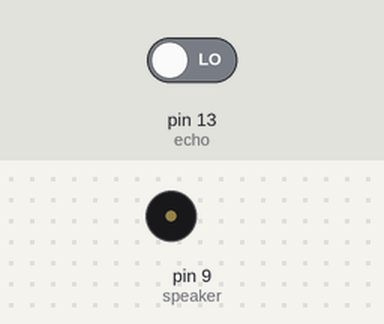
Simulated run of this sketch. Board: Arduino Uno, built with avr-gcc and run on an emulated ATmega328P. Shown: buzzer (waves = sounding). The inputs (shaded band) are chosen by the test bench; at power-on: pin 13 (echo) LOW.

Above: at 0.1 s.
At 1.1 s:
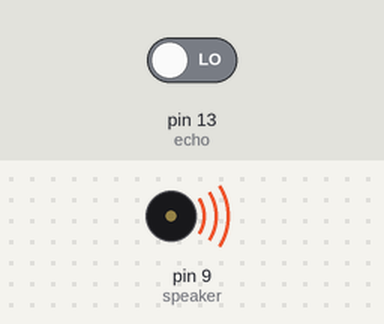
Timing chart, 0 to 2.6 s (numbered marks = the images above):
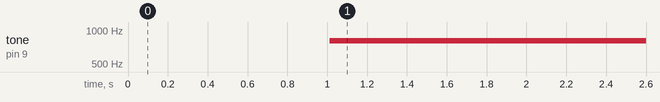

Measured:
- by itself, tone on pin 9 (speaker): silent → 800 Hz at 1.0 s

The sketch:

theremin.ino
```cpp
const int trigger = 12; // Pin, an dem der Trigger-Input des HC-SR04 hängt.
const int echo = 13; // wie oben, nur mit Echo-Output
const int speaker = 9; // Pin, an dem der Lautsprecher hängt.

void setup() {
  pinMode(trigger, OUTPUT); // Definition der Pins als Input/Output.
  pinMode(echo, INPUT);
  pinMode(speaker, OUTPUT);
}

void loop() {
  digitalWrite(trigger, LOW); // Diese Sequenz ist notwendig, um die Messung zu starten.
  delay(2);
  digitalWrite(trigger, HIGH);
  delay(10);
  digitalWrite(trigger, LOW);
  int distance = pulseIn(echo, HIGH); // Über die Pulslänge am Echo-Output erhalten wir die Distanz.
  if (distance < 2500) { // Damit das Theremin nicht dauernd Töne von sich gibt, ab einer gewissen Distanz stumm.
    tone(speaker,((distance/4)+800)); // Distanz wird in eine Frequenz (in Hertz) umgerechnet und ausgegeben.
  } else {
    noTone(speaker); // Damit der Ton auch wieder aufhört, wenn die Distanz zu groß ist.
  }
}
```
